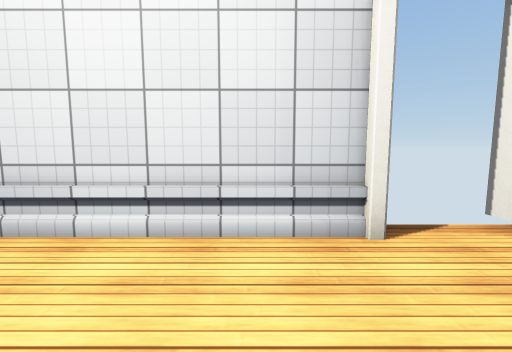
view 1 (above)

12 first-person views from a walk through a Unity game level. The camera is 1.2 m above the floor, tilts 6° down and sees 90° across. The floor is counted in squares, 1 m on a side. Each view is taken from the middle of a square. On the plan, view 1 faces up. The plan holds only what a view shows up to about 12 squares ahead; the rest is blank. The player character is not drawn. Door leaves are left out, so doorways stand open. Some surface patterns are stand-ins.

view 2
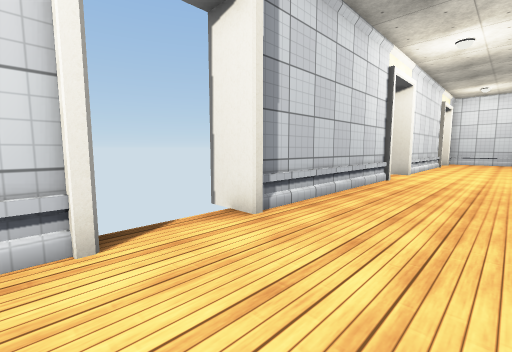

view 3
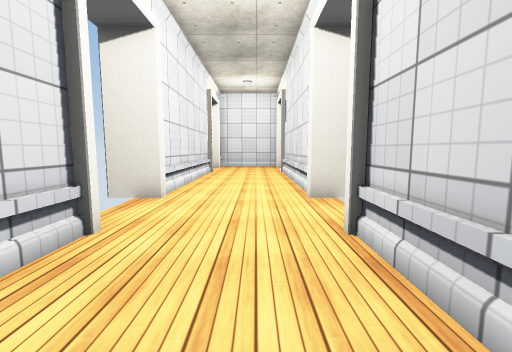

view 4
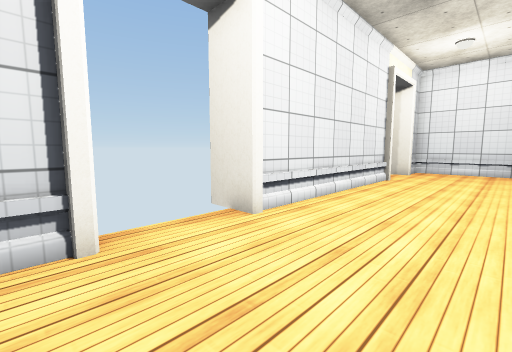

view 5
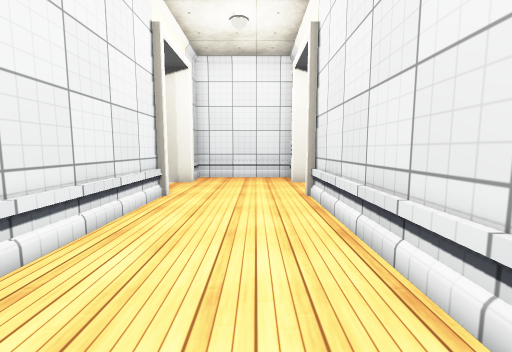

view 6
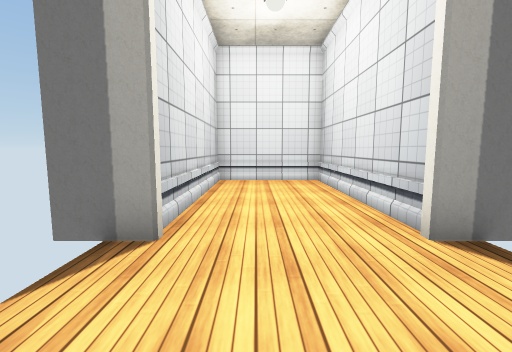

view 7
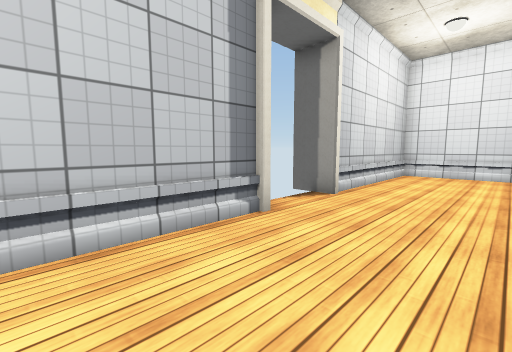

view 8
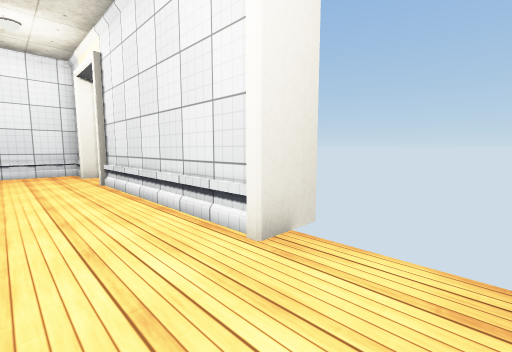

view 9
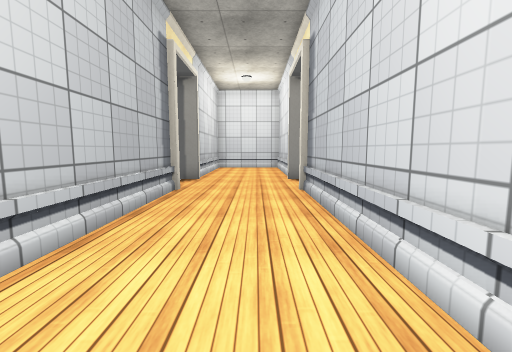

view 10
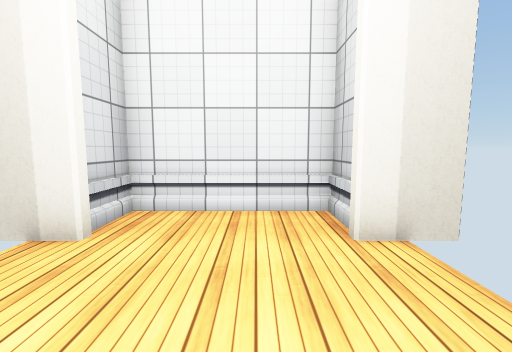

view 11
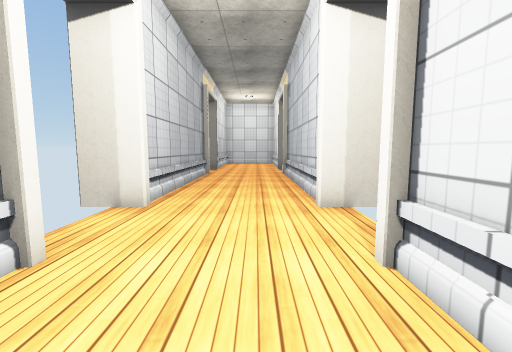

view 12
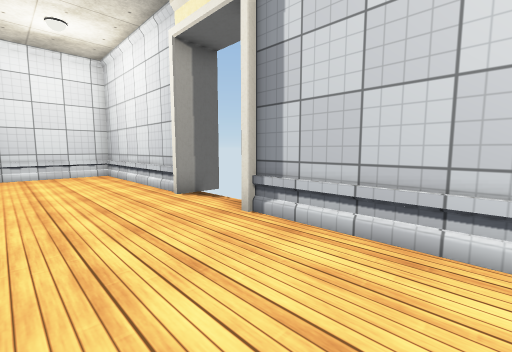

### Floor plan
Points are (right, up) in squares from view 1. A wall is a line through its corners. A room is listed if a view was taken in it or the views show most of it. See-through windows are left out.
Room 1 (views 1, 2, 3, 4, 5, 6, 7, 8, 9, 10, 11, 12)
walls: (11.8, -0.2) (11.8, -1.5); (11.8, 3.5) (4.3, 3.5); (14.5, -0.5) (21.5, -0.5); (14.2, 3.3) (14.2, 4.5); (14.2, -1.5) (14.2, -0.2); (4.5, -0.5) (11.5, -0.5); (1.8, -0.2) (1.8, -1.5); (1.8, 3.5) (-5, 3.5) (-5, -0.5) (1.4, -0.5); (21.6, 3.5) (14.5, 3.5); (24.2, 3.3) (24.2, 4.4); (24.2, -1.5) (24.2, -0.2); (24.8, -0.5) (26, -0.5) (26, 3.5) (24.6, 3.5)
ways out: open door at (3, -1); open door at (3, 4); open door at (13, -1); open door at (13, 4); open door at (23, -1); open door at (23, 4)

Positions as (right, up) in squares from view 1, and headings:
1: (0, 0), facing up
2: (1, 0), facing up-right
3: (8, 1), facing right
4: (11, 0), facing up-right
5: (15, 1), facing right
6: (5, 1), facing left
7: (8, 3), facing down-left
8: (12, 2), facing down-right
9: (12, 2), facing left
10: (21, 1), facing right
11: (17, 2), facing left
12: (8, 0), facing up-left
